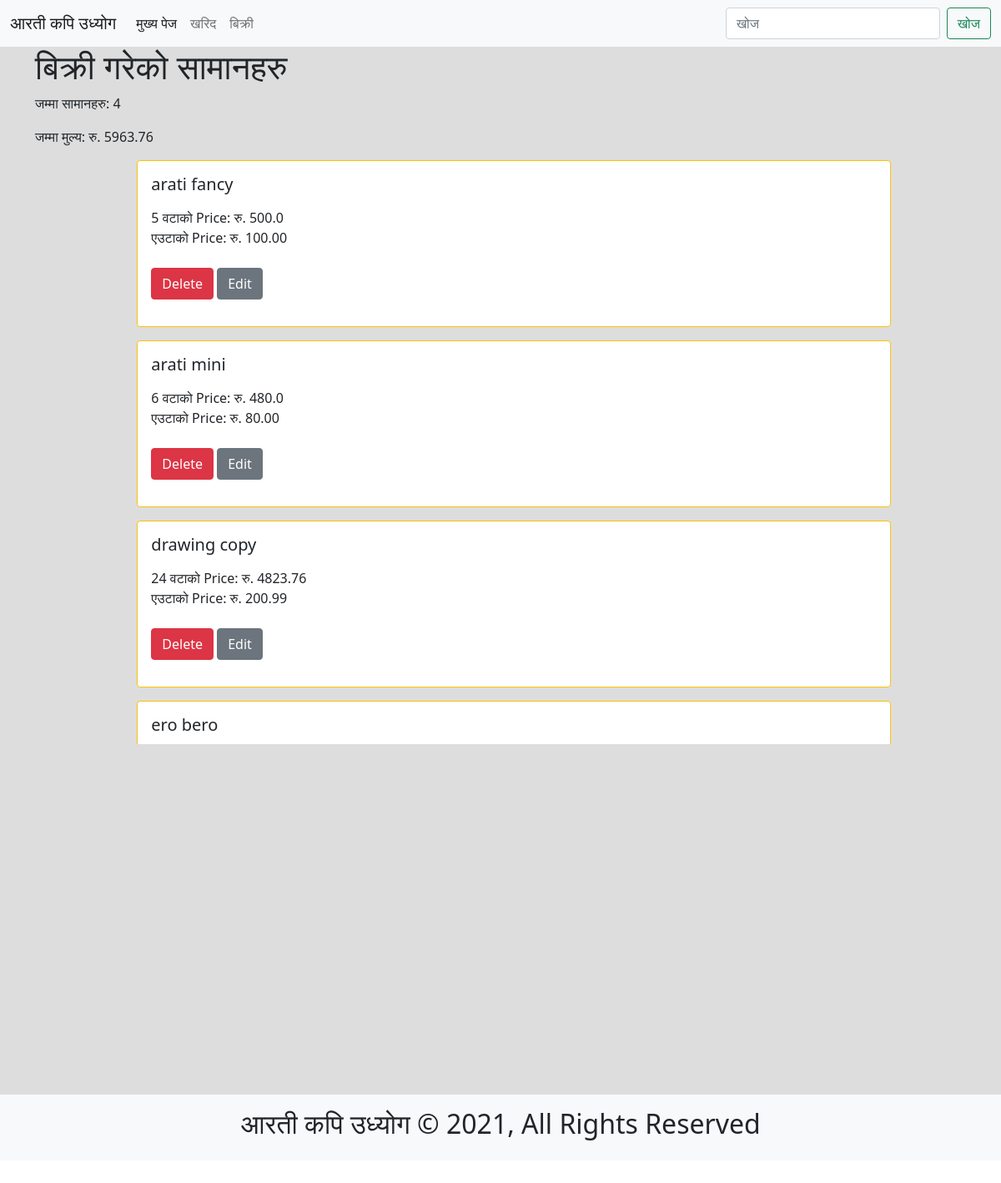
/sales/list/, run on the app's committed database.
### sales/models.py (models this page shows, shortened)
class Sales(models.Model):
    product_name = models.CharField(max_length=255, blank=False, null=True)
    price = models.DecimalField(
        decimal_places=4, max_digits=255, blank=False, null=True)
    quantity = models.CharField(max_length=255, blank=False, null=True)
    slug = models.SlugField(max_length=255, blank=False,
                            null=False, unique=True)
    sold_to = models.CharField(max_length=255, blank=False, null=True)
    def actual_price(self, *args, **kwargs):
        actual_price = float(self.price) * float(self.quantity)
        return actual_price

### sales/views.py (the view)
# urls.py: path('list/', sales_list),
def sales_list(request):
    template_name = "sales_list.html"
    sales = Sales.objects.all()
    def total_price():
        price = 0
        for sale in sales:
            price += float(sale.actual_price())
        return price
    context = {
        "sales": sales,
        "total_price": total_price()
    }
    return render(request, template_name, context)

### sales/templates/sales_list.html (shortened to what this page needs)
{% extends 'base.html' %}
{% block content %}
<div id="purchases_list" class="sufficient_content_height">
<div class="container">
        <h1>बिक्री  गरेको सामानहरु </h1>
        <p>जम्मा सामानहरु: {{sales.count}}</p>
        <p>जम्मा  मुल्य: रु. {{total_price}}</p>
        <ul style="height: 700px; overflow-y: scroll">
            {% for sales in sales %}
            {% include 'list-inline_sale.html' with purchase=purchase detail=True %}
            {% endfor %}
        </ul>
    </div>
</div>
{% endblock %}

### sales/templates/list-inline_sale.html (shortened to what this page needs)
<div class="col-12 col-md-10 mb-3 mx-auto">
    <div class="card {% if not blog_post.publish_date %} border border-warning {% endif %}">
        <div class="card-body">
            <h5 class="card-title">{{ sales.product_name }}</h5>
            <p class="card-text">
               <div>
                   {{sales.quantity}} वटाको
                   Price: रु.
                   {{sales.actual_price}}
                   <br>
                   एउटाको Price: रु. {{sales.price | floatformat:2}}
               </div>
               <br>
               <a href="/sales/delete/{{sales.slug}}" class="btn btn-danger">Delete</a>
               <a href="/sales/edit/{{sales.slug}}" class="btn btn-secondary">Edit</a>
            </p>
        </div>
    </div>
</div>

### staticfiles/base/base.css (style rules this page uses)
* { margin: 0; padding: 0; -webkit-box-sizing: border-box; box-sizing: border-box; }
.sufficient_content_height { min-height: 85vh; display: -webkit-box; display: -ms-flexbox; display: flex; -webkit-box-pack: center; -ms-flex-pack: center; justify-content: center; background: #ddd; }

### data on the page
Sales: product_name "arati fancy", quantity "5", actual_price "500.0", price "100.00"
Sales: product_name "arati mini", quantity "6", actual_price "480.0", price "80.00"
Sales: product_name "drawing copy", quantity "24", actual_price "4823.76", price "200.99"
Sales: product_name "ero bero"

### other printed values
{{ sales.count }} "4"
{{ total_price }} "5963.76"
